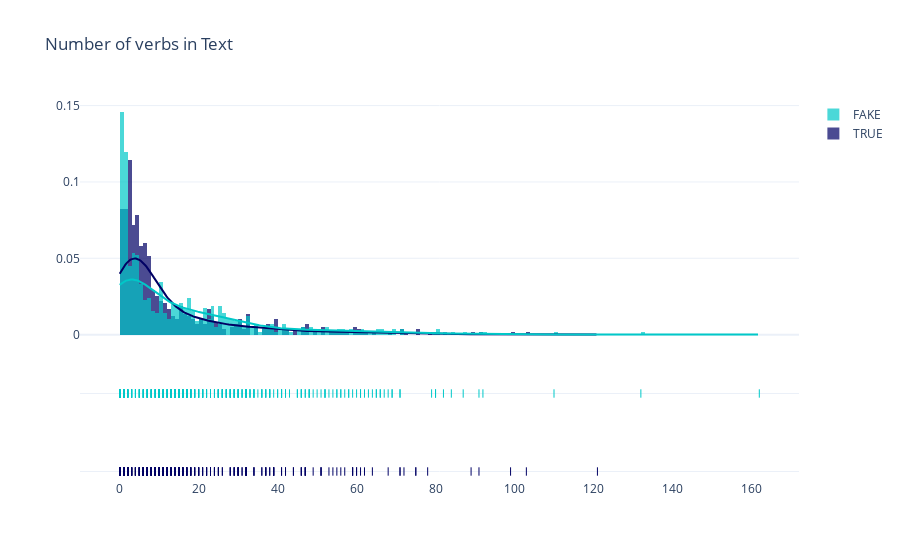

Write notebook code for a chart like this one.
### Markdown cell above
### VBG	(Verb, gerund or present participle)

### Code cell
x1 = df.loc[df['label']=='TRUE']['VBG']
x2 = df.loc[df['label'] == 'FAKE']['VBG']

group_labels = ['TRUE', 'FAKE']

colors = ['rgb(0, 0, 100)', 'rgb(0, 200, 200)']

fig = ff.create_distplot(
    [x1, x2], group_labels,colors=colors)

fig.update_layout(title_text='Number of verbs in Text', template="plotly_white")
fig.show()

### Figure 1 — Plotly figure (JSON) as saved in the notebook; plotly's stock layout.template omitted (floating-point values rounded to 4 significant figures; data arrays with more than 128 entries replaced by an {"elided": "..."} marker saying what was removed)
{"data": [{"autobinx": false, "histnorm": "probability density", "legendgroup": "TRUE", "marker": {"color": "rgb(0, 0, 100)"}, "name": "TRUE", "opacity": 0.7, "type": "histogram", "x": {"elided": "586 int values"}, "xaxis": "x", "xbins": {"end": 121, "size": 1, "start": 0}, "yaxis": "y"}, {"autobinx": false, "histnorm": "probability density", "legendgroup": "FAKE", "marker": {"color": "rgb(0, 200, 200)"}, "name": "FAKE", "opacity": 0.7, "type": "histogram", "x": {"elided": "578 int values"}, "xaxis": "x", "xbins": {"end": 162, "size": 1, "start": 0}, "yaxis": "y"}, {"legendgroup": "TRUE", "marker": {"color": "rgb(0, 0, 100)"}, "mode": "lines", "name": "TRUE", "showlegend": false, "type": "scatter", "x": {"elided": "500 float values"}, "xaxis": "x", "y": {"elided": "500 float values"}, "yaxis": "y"}, {"legendgroup": "FAKE", "marker": {"color": "rgb(0, 200, 200)"}, "mode": "lines", "name": "FAKE", "showlegend": false, "type": "scatter", "x": {"elided": "500 float values"}, "xaxis": "x", "y": {"elided": "500 float values"}, "yaxis": "y"}, {"legendgroup": "TRUE", "marker": {"color": "rgb(0, 0, 100)", "symbol": "line-ns-open"}, "mode": "markers", "name": "TRUE", "showlegend": false, "type": "scatter", "x": {"elided": "586 int values"}, "xaxis": "x", "y": {"elided": "586 str values"}, "yaxis": "y2"}, {"legendgroup": "FAKE", "marker": {"color": "rgb(0, 200, 200)", "symbol": "line-ns-open"}, "mode": "markers", "name": "FAKE", "showlegend": false, "type": "scatter", "x": {"elided": "578 int values"}, "xaxis": "x", "y": {"elided": "578 str values"}, "yaxis": "y2"}], "layout": {"barmode": "overlay", "hovermode": "closest", "legend": {"traceorder": "reversed"}, "title": {"text": "Number of verbs in Text"}, "xaxis": {"anchor": "y2", "domain": [0, 1], "zeroline": false}, "yaxis": {"anchor": "free", "domain": [0.35, 1], "position": 0}, "yaxis2": {"anchor": "x", "domain": [0, 0.25], "dtick": 1, "showticklabels": false}}}
